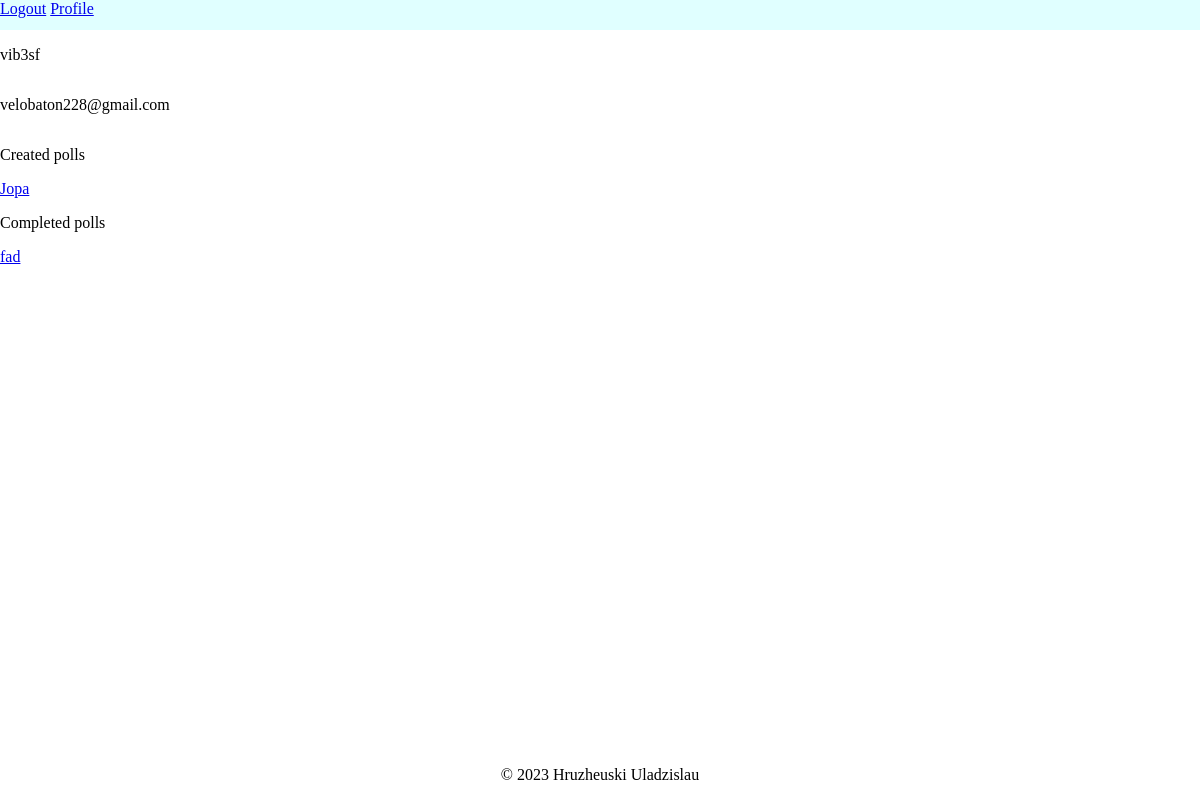
The page /profile/ (signed in) on the database as committed earlier.
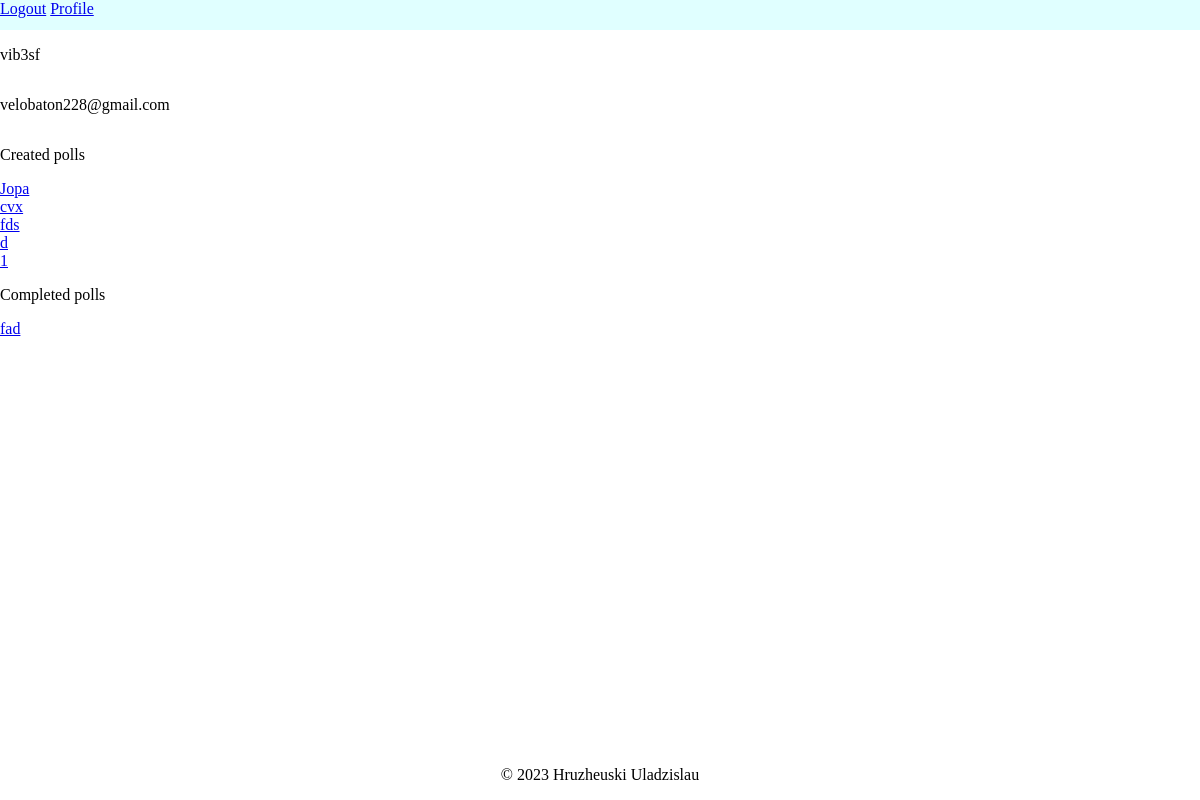
The same page on the database as committed later.
### polls/models.py (models this page shows)
class Poll(models.Model):
    title = models.CharField(max_length=200)
    description = models.TextField()
    creator = models.ForeignKey(User, on_delete=models.CASCADE)
    pub_date = models.DateTimeField(auto_now_add=True)
    can_revote = models.BooleanField()
    def get_absolute_url(self):
        return reverse('edit', kwargs={'poll_id': self.id})
    def __str__(self):
        return self.title

### users/views.py (the view)
# urls.py: path('profile/', login_required(Profile.as_view()), name='profile'),
@method_decorator(login_required, name="dispatch")
class Profile(TemplateView):
    template_name = "users/profile.html"
    model = Poll
    def get_context_data(self, *, object_list=None, **kwargs):
        context = super().get_context_data(**kwargs)
        user_polls = self.request.user.poll_set.all()
        completed_polls = Poll.objects.filter(
            question__choice__vote__voter=self.request.user,
            question__choice__vote__poll_finished=True
        ).distinct().exclude(id__in=user_polls)
        context.update({
            'user_polls': user_polls,
            'completed_polls': completed_polls
        })
        return context

### users/templates/users/profile.html
{% extends "polls/base.html" %}
{% block content %}
    <p> {{ user.username }}</p>
    <p> {{ user.email }}</p>
    <p>Created polls</p>
    {% for poll in user_polls %}
        <a href="{{ poll.get_absolute_url }}">{{ poll }}</a>
    {% endfor %}
    <p>Completed polls</p>
    {% for poll in completed_polls %}
        <a href="{{ poll.get_absolute_url }}">{{ poll }}</a>
    {% endfor %}
{% endblock content %}

### polls/templates/polls/base.html (shortened to what this page needs)
{% load static %}
<!DOCTYPE html>
<html lang="en">
<head>
    <link type="text/css" href="{% static 'polls/css/style.css' %}" rel="stylesheet">
</head>
<body>
<header class="site-header">
    <nav>
        <div class="navbar-nav">
            {% if user.is_authenticated %}
                <a class="nav-item nav-link" href="{% url 'logout' %}">Logout</a>
                <a class="nav-item nav-link" href="{% url 'profile'  %}">Profile</a>
            {% else %}
                <a class="nav-item nav-link" href="{% url 'login' %}">Login</a>
                <a class="nav-item nav-link" href="{% url 'register' %}">Register</a>
            {% endif %}
        </div>
    </nav>
</header>
{% block content %}{% endblock %}
<footer class="foot">
    <p>&copy 2023 Hruzheuski Uladzislau</p>
</footer>
</body>
</html>

### polls/static/polls/css/style.css (style rules this page uses)
html, body { height: 100%; width: 100%; }
body { min-height: 100vh; margin:0; display:flex; flex-direction:column; }
header { min-height:30px; background:lightcyan; }
footer { min-height:50px; bottom: 0; text-align: center; margin-top: auto; }

Rows that differ between the two databases and show on the page:
added Poll: title "cvx"
added Poll: title "fds"
added Poll: title "d"
added Poll: title "1"
